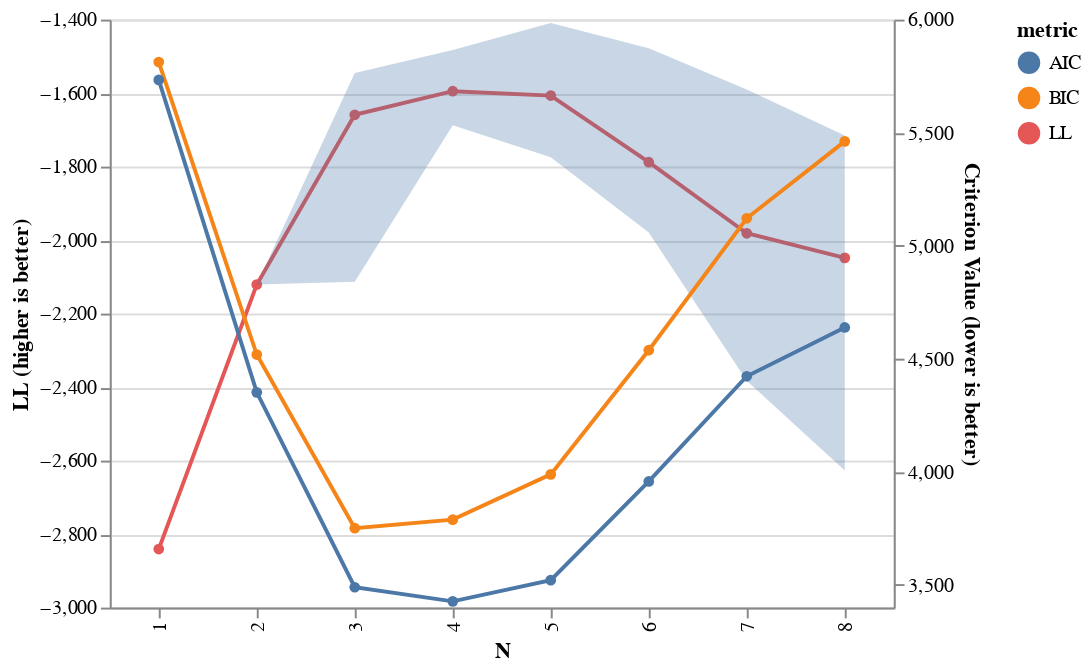

The notebook cell saved with this chart:
### Code cell
import pandas as pd
from training_map import HMMTrainingMapSelection

df_ = pd.read_csv("results/Pythia70m_input_embeddings_gender_LEACE_metrics.tsv", sep="\t").drop(columns=["sigma_lambda"])
TS_70m = HMMTrainingMapSelection(df_)
TS_70m.show_model_selection()

### Figure 1 — Vega-Lite specification as saved in the notebook (floating-point values rounded to 4 significant figures)
{"config": {"view": {"continuousWidth": 300, "continuousHeight": 300}}, "layer": [{"layer": [{"mark": {"type": "line"}, "encoding": {"color": {"field": "metric", "type": "nominal"}, "x": {"axis": {"title": "N"}, "field": "n", "type": "nominal"}, "y": {"aggregate": "mean", "axis": {"title": "LL (higher is better)"}, "field": "score", "scale": {"zero": false}, "type": "quantitative"}}, "transform": [{"fold": ["LL"], "as": ["metric", "score"]}]}, {"mark": {"type": "circle"}, "encoding": {"color": {"field": "metric", "type": "nominal"}, "x": {"axis": {"title": "N"}, "field": "n", "type": "nominal"}, "y": {"aggregate": "mean", "axis": {"title": "LL (higher is better)"}, "field": "score", "scale": {"zero": false}, "type": "quantitative"}}, "transform": [{"fold": ["LL"], "as": ["metric", "score"]}]}, {"mark": {"type": "area", "opacity": 0.3}, "encoding": {"x": {"axis": {"title": "N"}, "field": "n", "type": "nominal"}, "y": {"aggregate": "max", "axis": {"title": "LL (higher is better)"}, "field": "score", "scale": {"zero": false}, "type": "quantitative"}, "y2": {"aggregate": "min", "field": "score", "title": null}}, "transform": [{"fold": ["LL"], "as": ["metric", "score"]}]}], "data": {"name": "data-8c35b859f6fdaec05823140cd1f9b12c"}}, {"layer": [{"mark": {"type": "line"}, "encoding": {"color": {"field": "metric", "type": "nominal"}, "x": {"axis": {"title": "N"}, "field": "n", "type": "nominal"}, "y": {"aggregate": "mean", "axis": {"title": "Criterion Value (lower is better)"}, "field": "score", "scale": {"zero": false}, "type": "quantitative"}}, "transform": [{"fold": ["AIC", "BIC"], "as": ["metric", "score"]}]}, {"mark": {"type": "circle"}, "encoding": {"color": {"field": "metric", "type": "nominal"}, "x": {"axis": {"title": "N"}, "field": "n", "type": "nominal"}, "y": {"aggregate": "mean", "axis": {"title": "Criterion Value (lower is better)"}, "field": "score", "scale": {"zero": false}, "type": "quantitative"}}, "transform": [{"fold": ["AIC", "BIC"], "as": ["metric", "score"]}]}], "data": {"name": "data-228caaac23413adf9e9ef126c441c091"}}], "height": 300, "resolve": {"scale": {"y": "independent"}}, "width": 400, "$schema": "https://vega.github.io/schema/vega-lite/v5.15.1.json", "datasets": {"data-8c35b859f6fdaec05823140cd1f9b12c": [{"LL": -2841.0, "n": 1, "rs": 5329}, {"LL": -2841.0, "n": 1, "rs": 2332}, {"LL": -2841.0, "n": 1, "rs": 4642}, {"LL": -2841.0, "n": 1, "rs": 6432}, {"LL": -2841.0, "n": 1, "rs": 4754}, {"LL": -2121.0, "n": 2, "rs": 5329}, {"LL": -2121.0, "n": 2, "rs": 2332}, {"LL": -2121.0, "n": 2, "rs": 4642}, {"LL": -2121.0, "n": 2, "rs": 6432}, {"LL": -2121.0, "n": 2, "rs": 4754}, {"LL": -2113.0, "n": 3, "rs": 5329}, {"LL": -1545.0, "n": 3, "rs": 2332}, {"LL": -1545.0, "n": 3, "rs": 4642}, {"LL": -1545.0, "n": 3, "rs": 6432}, {"LL": -1545.0, "n": 3, "rs": 4754}, {"LL": -1688.0, "n": 4, "rs": 5329}, {"LL": -1483.0, "n": 4, "rs": 2332}, {"LL": -1598.0, "n": 4, "rs": 4642}, {"LL": -1518.0, "n": 4, "rs": 6432}, {"LL": -1688.0, "n": 4, "rs": 4754}, {"LL": -1553.0, "n": 5, "rs": 5329}, {"LL": -1410.0, "n": 5, "rs": 2332}, {"LL": -1764.0, "n": 5, "rs": 4642}, {"LL": -1533.0, "n": 5, "rs": 6432}, {"LL": -1775.0, "n": 5, "rs": 4754}, {"LL": -1478.0, "n": 6, "rs": 5329}, {"LL": -1979.0, "n": 6, "rs": 2332}, {"LL": -1906.0, "n": 6, "rs": 4642}, {"LL": -1660.0, "n": 6, "rs": 6432}, {"LL": -1917.0, "n": 6, "rs": 4754}, {"LL": -2122.0, "n": 7, "rs": 5329}, {"LL": -1820.0, "n": 7, "rs": 2332}, {"LL": -1992.0, "n": 7, "rs": 4642}, {"LL": -2383.0, "n": 7, "rs": 6432}, {"LL": -1590.0, "n": 7, "rs": 4754}, {"LL": -1798.0, "n": 8, "rs": 5329}, {"LL": -1715.0, "n": 8, "rs": 2332}, {"LL": -1985.0, "n": 8, "rs": 4642}, {"LL": -2116.0, "n": 8, "rs": 6432}, {"LL": -2627.0, "n": 8, "rs": 4754}], "data-228caaac23413adf9e9ef126c441c091": [{"AIC": 5733.0, "BIC": 5812.0, "LL": -2841.0, "n": 1, "rs": 5329}, {"AIC": 5733.0, "BIC": 5812.0, "LL": -2841.0, "n": 1, "rs": 2332}, {"AIC": 5733.0, "BIC": 5812.0, "LL": -2841.0, "n": 1, "rs": 4642}, {"AIC": 5733.0, "BIC": 5812.0, "LL": -2841.0, "n": 1, "rs": 6432}, {"AIC": 5733.0, "BIC": 5812.0, "LL": -2841.0, "n": 1, "rs": 4754}, {"AIC": 4352.0, "BIC": 4519.0, "LL": -2121.0, "n": 2, "rs": 5329}, {"AIC": 4352.0, "BIC": 4519.0, "LL": -2121.0, "n": 2, "rs": 2332}, {"AIC": 4352.0, "BIC": 4519.0, "LL": -2121.0, "n": 2, "rs": 4642}, {"AIC": 4352.0, "BIC": 4519.0, "LL": -2121.0, "n": 2, "rs": 6432}, {"AIC": 4352.0, "BIC": 4519.0, "LL": -2121.0, "n": 2, "rs": 4754}, {"AIC": 4399.0, "BIC": 4660.0, "LL": -2113.0, "n": 3, "rs": 5329}, {"AIC": 3263.0, "BIC": 3524.0, "LL": -1545.0, "n": 3, "rs": 2332}, {"AIC": 3263.0, "BIC": 3524.0, "LL": -1545.0, "n": 3, "rs": 4642}, {"AIC": 3263.0, "BIC": 3524.0, "LL": -1545.0, "n": 3, "rs": 6432}, {"AIC": 3263.0, "BIC": 3524.0, "LL": -1545.0, "n": 3, "rs": 4754}, {"AIC": 3613.0, "BIC": 3975.0, "LL": -1688.0, "n": 4, "rs": 5329}, {"AIC": 3204.0, "BIC": 3565.0, "LL": -1483.0, "n": 4, "rs": 2332}, {"AIC": 3434.0, "BIC": 3796.0, "LL": -1598.0, "n": 4, "rs": 4642}, {"AIC": 3273.0, "BIC": 3635.0, "LL": -1518.0, "n": 4, "rs": 6432}, {"AIC": 3613.0, "BIC": 3975.0, "LL": -1688.0, "n": 4, "rs": 4754}, {"AIC": 3414.0, "BIC": 3881.0, "LL": -1553.0, "n": 5, "rs": 5329}, {"AIC": 3127.0, "BIC": 3595.0, "LL": -1410.0, "n": 5, "rs": 2332}, {"AIC": 3835.0, "BIC": 4303.0, "LL": -1764.0, "n": 5, "rs": 4642}, {"AIC": 3374.0, "BIC": 3842.0, "LL": -1533.0, "n": 5, "rs": 6432}, {"AIC": 3858.0, "BIC": 4325.0, "LL": -1775.0, "n": 5, "rs": 4754}, {"AIC": 3338.0, "BIC": 3918.0, "LL": -1478.0, "n": 6, "rs": 5329}, {"AIC": 4341.0, "BIC": 4921.0, "LL": -1979.0, "n": 6, "rs": 2332}, {"AIC": 4194.0, "BIC": 4774.0, "LL": -1906.0, "n": 6, "rs": 4642}, {"AIC": 3701.0, "BIC": 4282.0, "LL": -1660.0, "n": 6, "rs": 6432}, {"AIC": 4216.0, "BIC": 4796.0, "LL": -1917.0, "n": 6, "rs": 4754}, {"AIC": 4704.0, "BIC": 5402.0, "LL": -2122.0, "n": 7, "rs": 5329}, {"AIC": 4100.0, "BIC": 4798.0, "LL": -1820.0, "n": 7, "rs": 2332}, {"AIC": 4445.0, "BIC": 5143.0, "LL": -1992.0, "n": 7, "rs": 4642}, {"AIC": 5226.0, "BIC": 5925.0, "LL": -2383.0, "n": 7, "rs": 6432}, {"AIC": 3640.0, "BIC": 4338.0, "LL": -1590.0, "n": 7, "rs": 4754}, {"AIC": 4138.0, "BIC": 4961.0, "LL": -1798.0, "n": 8, "rs": 5329}, {"AIC": 3973.0, "BIC": 4796.0, "LL": -1715.0, "n": 8, "rs": 2332}, {"AIC": 4511.0, "BIC": 5334.0, "LL": -1985.0, "n": 8, "rs": 4642}, {"AIC": 4775.0, "BIC": 5598.0, "LL": -2116.0, "n": 8, "rs": 6432}, {"AIC": 5796.0, "BIC": 6619.0, "LL": -2627.0, "n": 8, "rs": 4754}]}}
